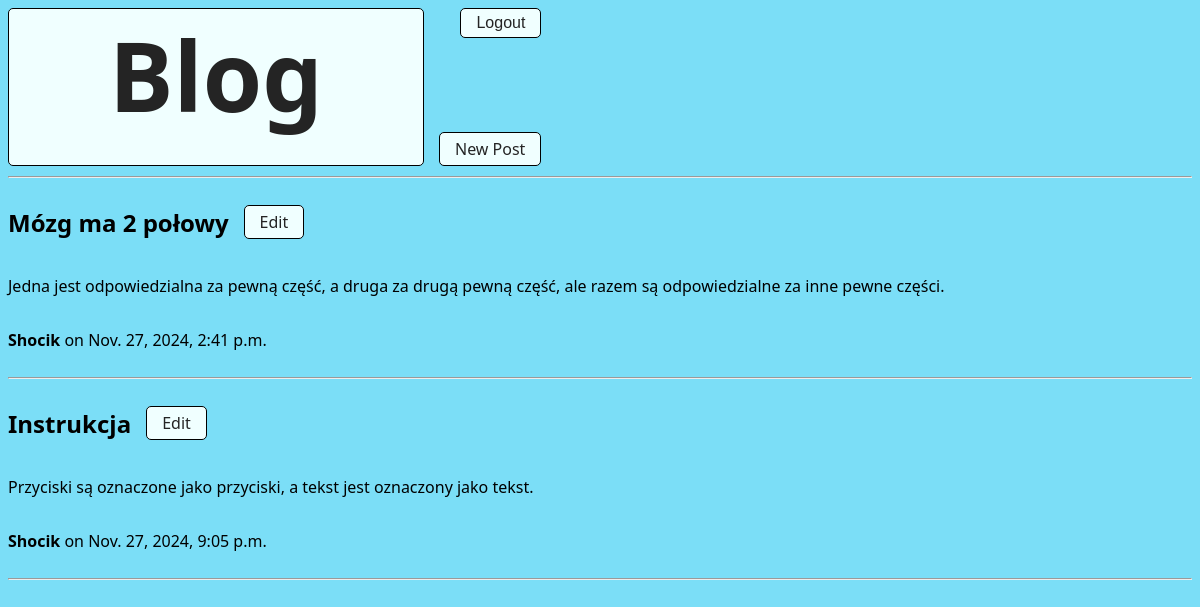
The app's page / (signed in) with its own data.
### blog_site/models.py (models this page shows, shortened)
class Post(models.Model):
    author = models.ForeignKey(User, on_delete=models.CASCADE)
    title = models.CharField(max_length=150)
    content = models.TextField()
    created_at = models.DateTimeField(auto_now_add=True)

### blog_site/views.py (the view)
# urls.py: path('', views.index, name='index'),
def index(request):
    posts = Post.objects.all()
    return render(request, 'index.html', {'posts': posts})

### blog_site/templates/index.html
{% extends 'base.html' %}
{% block content %}
{% for post in posts %}
<div class="container">
    <div>
        <h2>{{ post.title }}</h2>
        {% if post.author == user %}
        <a href="{% url 'edit_post' post.id %}">Edit</a>
        {% endif %}
    </div>
    <p>{{ post.content }}</p>
    <p><b>{{ post.author.username }}</b> on {{ post.created_at }}</p>
</div>
<hr>
{% endfor %}
{% endblock %}

### blog_site/static/css/style.css (style rules this page uses)
body { background-color: rgb(123, 222, 247); font-family: system-ui, -apple-system, BlinkMacSystemFont, 'Segoe UI', Roboto, Oxygen, Ubuntu, Cantarell, 'Open Sans', 'Helvetica Neue', sans-serif; min-width: 540px; }
nav>div>a, form>button, .container>div>a { display: block; background-color: azure; padding: 5px 15px; border: 1px black solid; text-decoration: none; font-size: 1em; color: rgb(36, 36, 36); border-radius: 5px; cursor: pointer; }
hr { margin-top: 10px; }
.container { display: flex; flex-direction: column; }
.container>div { display: flex; flex-direction: row; justify-content: start; align-items: center; }
.container>div>h2 { margin-right: 15px; }

### records on screen
Post: title "Mózg ma 2 połowy", shows "Edit", content "Jedna jest odpowiedzialna za pewną część, a druga za drugą pewną część, ale razem są odpowiedzialne za inne pewne części.", author.username "Shocik", created_at "Nov. 27, 2024, 2:41 p.m."
Post: title "Instrukcja", shows "Edit", content "Przyciski są oznaczone jako przyciski, a tekst jest oznaczony jako tekst.", author.username "Shocik", created_at "Nov. 27, 2024, 9:05 p.m."
